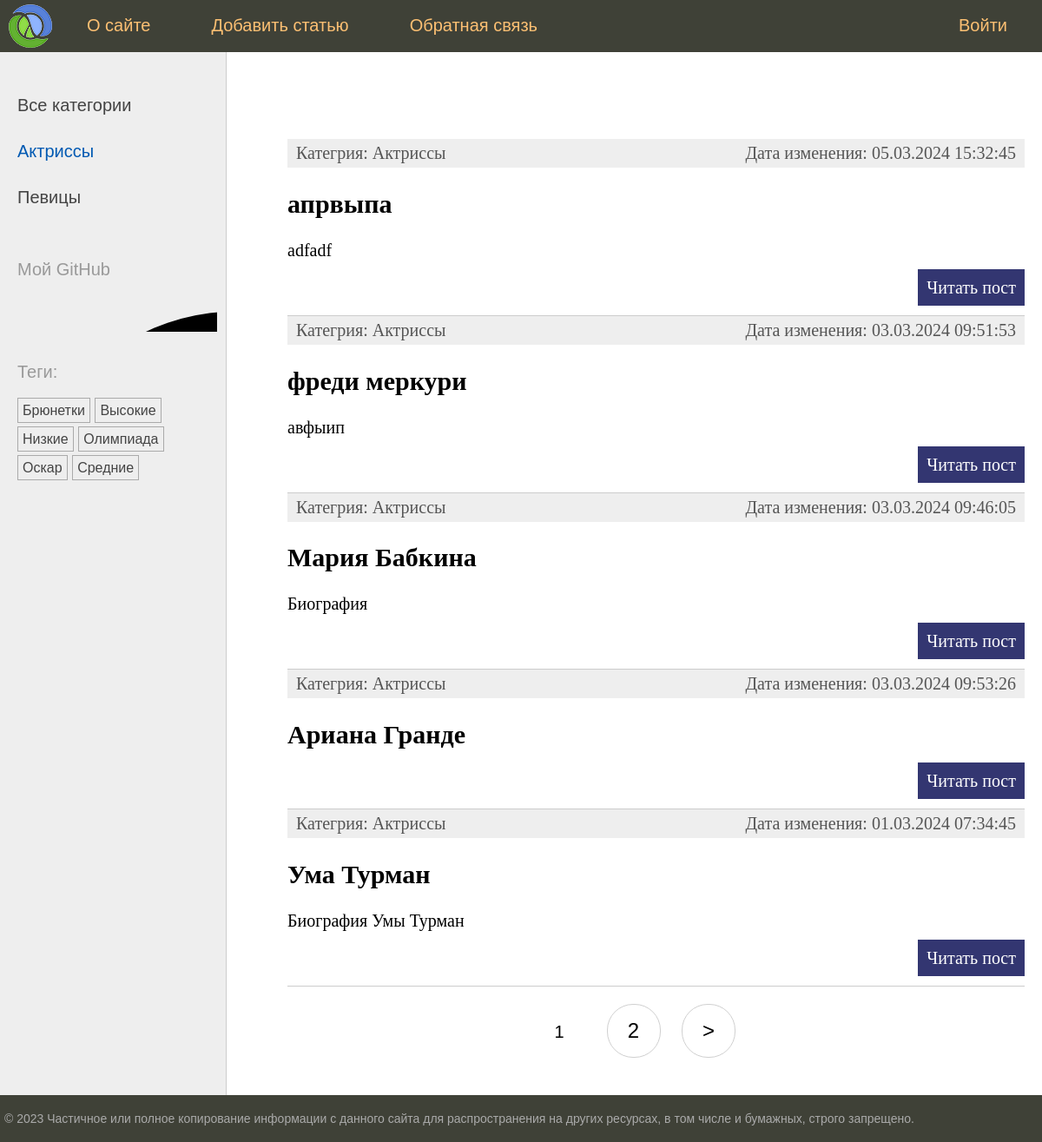
Page /category/actrissy/ on the committed database.
### newsline/models.py (models this page shows, shortened)
class Category(models.Model):
    name = models.CharField(max_length=100, db_index=True, verbose_name='Категория')
    slug = models.SlugField(max_length=255, unique=True, db_index=True)
    class Meta:
        verbose_name = 'Категория'
        verbose_name_plural = 'Категории'
    def get_absolute_url(self):
        return reverse('category', kwargs={'cat_slug': self.slug})

class TagPost(models.Model):
    tag = models.CharField(max_length=100, db_index=True)
    slug = models.SlugField(max_length=255, unique=True, db_index=True)
    def get_absolute_url(self):
        return reverse('tag', kwargs={'tag_slug': self.slug})

class Post(models.Model):
    class Status(models.IntegerChoices):
        DRAFT = 0, 'Черновик'
        PUBLISHED = 1, 'Опубликовано'
    title = models.CharField(max_length=255, verbose_name='Заголовок')
    slug = models.SlugField(max_length=255, unique=True, db_index=True, verbose_name='Слаг',
                            validators=[
                                MinLengthValidator(5),
                                MaxLengthValidator(255),
                            ])
    photo = models.ImageField(upload_to='photos/%Y/%m/%d', default=None, blank=True, null=True, verbose_name='Фотография')
    content = models.TextField(blank=True, verbose_name='Контент')
    time_create = models.DateTimeField(auto_now_add=True, verbose_name='Время создания')
    time_update = models.DateTimeField(auto_now=True, verbose_name='Время обновления')
    is_published = models.IntegerField(choices=Status.choices, default=Status.PUBLISHED, verbose_name='Публикация')
    cat = models.ForeignKey('Category', on_delete=models.PROTECT, related_name='posts', verbose_name='Категория')
    tags = models.ManyToManyField('TagPost', blank=True, related_name='tags', verbose_name='Теги')
    husband = models.OneToOneField('Husband', on_delete=models.SET_NULL, null=True, blank=True, related_name='woman',
                                   verbose_name='Муж')
    objects = models.Manager()
    published = PublishedManager()
    class Meta:
        verbose_name = 'Посты'
        verbose_name_plural = 'Посты'
        ordering = ['-time_create']
        indexes = [
            models.Index(fields=['-time_create'])
        ]
    def get_absolute_url(self):
        return reverse('post', kwargs={'post_slug': self.slug})

### newsline/views.py (the view)
# urls.py: path('category/<slug:cat_slug>/', views.PostCategory.as_view(), name='category'),
class PostCategory(DataMixin, ListView):
    template_name = 'newsline/index.html'
    context_object_name = 'posts'
    allow_empty = False
    def get_queryset(self):
        return Post.published.filter(cat__slug=self.kwargs['cat_slug']).select_related('cat')
    def get_context_data(self, **kwargs):
        context = super().get_context_data(**kwargs)
        cat = context['posts'][0].cat
        return self.get_mixin_context(context, title='Категория - ' + cat.name, cat_selected=cat.pk)

### newsline/models.py (called while the page is built)
    def get_queryset(self):
        return super().get_queryset().filter(is_published=1)

### newsline/templatetags/newsline_tags.py (called while the page is built)
@register.inclusion_tag('newsline/list_categories.html')
def show_categories(cat_selected=0):
    cats = Category.objects.annotate(total=Count('posts')).filter(total__gt=0)
    return {'cats': cats, 'cat_selected': cat_selected}

@register.inclusion_tag('newsline/list_tags.html')
def show_all_tags():
    return {'tags': TagPost.objects.annotate(total=Count('tags')).filter(total__gt=0)}

### newsline/utils.py (called while the page is built)
    def get_mixin_context(self, context, **kwargs):
        context['menu'] = menu
        context['cat_selected'] = None
        context.update(kwargs)
        return context

### newsline/templates/newsline/index.html (shortened to what this page needs)
{% extends 'base.html' %}
{% block content %}
<ul class="list-articles">
	{% for p in posts %}
			<li>
				<div class="article-panel">
					<p class="first">Категрия: {{p.cat.name}}</p>
					<p class="last">Дата изменения: {{p.time_update|date:"d.m.Y H:i:s"}}</p>
				</div>
				<h2>{{p.title}}</h2>
    {% autoescape off %}
	{{p.content|linebreaks|truncatewords:40}}
    {% endautoescape %}
			<p class="link-read-post"><a href="{{ p.get_absolute_url }}">Читать пост</a></p>
			</li>
	{% endfor %}
</ul>
{% endblock %}
{% block navigation %}
{% if page_obj.has_other_pages %}
<nav class="list-pages">
    <ul>
        {% for p in paginator.page_range %}
		{% if page_obj.number == p %}
		<li class="page-num page-num-selected">{{p}}</li>
		{% elif p >= page_obj.number|add:-2 and p <= page_obj.number|add:2 %}
        <li class="page-num">
            <a href="?page={{ p }}">{{p}}</a>
        </li>
		{% endif %}
        {% endfor %}
		{% if page_obj.has_next %}
		<li class="page-num">
			<a href="?page={{ page_obj.next_page_number }}">&gt;</a>
		</li>
		{% endif %}
    </ul>
</nav>
{%endif%}
{% endblock %}

### newsline/templates/newsline/list_categories.html
{% for cat in cats %}
{% if cat.id == cat_selected %}
<li class="selected">{{cat.name}}</li>
{% else %}
<li><a href="{{ cat.get_absolute_url }}">{{cat.name}}</a></li>
{% endif %}
{% endfor %}

### newsline/templates/newsline/list_tags.html
{% if tags %}
<p>Теги:</p>
<ul class="tags-list">
    {% for t in tags %}
    <li><a href="{{t.get_absolute_url}}">{{t.tag}}</a></li>
    {%endfor%}
</ul>
{% endif %}

### newsline/static/newsline/css/styles.css (style rules this page uses)
html, body { font-family: 'Arial'; margin: 0; padding: 0; height: 100%; width: 100%; color: #444; }
a { color: #0059b2; text-decoration: none; }
p.link-read-post { text-align: right; }
p.link-read-post a { padding: 10px; min-width: 100px; background: #333671; color: #fff; text-decoration: none; }
div.article-panel { background: #eee; padding: 5px 10px 5px 10px; box-sizing: border-box; overflow: hidden; color: #555; }
div.article-panel p.first { margin: 0; float: left; }
div.article-panel p.last { margin: 0; float: right; }
ul.list-articles { list-style: none; margin: 0; padding: 0; }
ul.list-articles li { border-bottom: 1px solid #ccc; }
.left-chapters ul { width: 230px; margin: 0; padding: 20px 10px 10px 20px; list-style: none; font-size: 20px; }
.left-chapters ul li { margin: 30px 0 0 0; color: #999; }
.left-chapters ul li.selected { color: #0059b2; }
.left-chapters ul li a { color: #444; text-decoration: none; }
ul.tags-list { width: 100%; margin: 0; padding: 0; list-style: none; }
ul.tags-list li { margin: 0; padding: 0 0 10px; display: inline-block; }
ul.tags-list li a { padding: 5px; font-size: 16px; border: 1px solid #aaa; }
.list-pages { text-align: center; margin: 0 0 20px 0; }
.list-pages ul { margin: 20px 0 0 0; padding: 0; list-style: none; }
.list-pages ul li { display: inline-block; margin: 0 20px 0 0; }
.list-pages a { color: #000; font-size: 24px; text-decoration: none; }
.list-pages .page-num, .page-num-selected { display: inline-block; width: 60px; height: 44px; padding: 16px 0 0 0; border: 1px solid #d0d0d0; border-radius: 30px; }
.list-pages .page-num-selected { border: none; color: #000; font-size: 20px; }

### rows in the picture
Category: name "Актриссы"
Category: name "Певицы"
TagPost: tag "Брюнетки"
TagPost: tag "Высокие"
TagPost: tag "Низкие"
TagPost: tag "Олимпиада"
TagPost: tag "Оскар"
TagPost: tag "Средние"
Post: cat.name "Актриссы", time_update "05.03.2024 15:32:45", title "апрвыпа", content "adfadf"
Post: cat.name "Актриссы", time_update "03.03.2024 09:51:53", title "фреди меркури", content "авфыип"
Post: cat.name "Актриссы", time_update "03.03.2024 09:46:05", title "Мария Бабкина", content "Биография"
Post: cat.name "Актриссы", time_update "03.03.2024 09:53:26", title "Ариана Гранде"
Post: cat.name "Актриссы", time_update "01.03.2024 07:34:45", title "Ума Турман", content "Биография Умы Турман"

### other values in the picture
{{ m.title }} "О сайте" "Добавить статью" "Обратная связь" "Войти"
{{ p }} "1"
{{ p }} "2"
